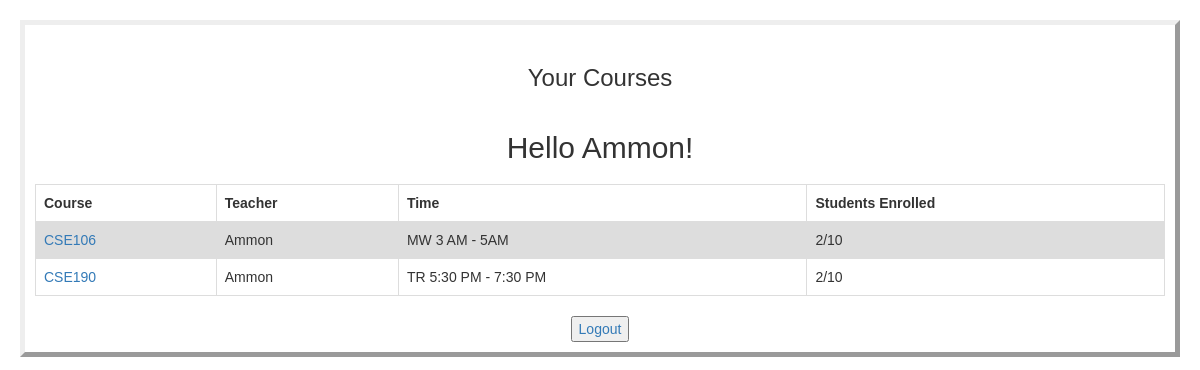
Page /teacher (signed in) on the earlier database version.
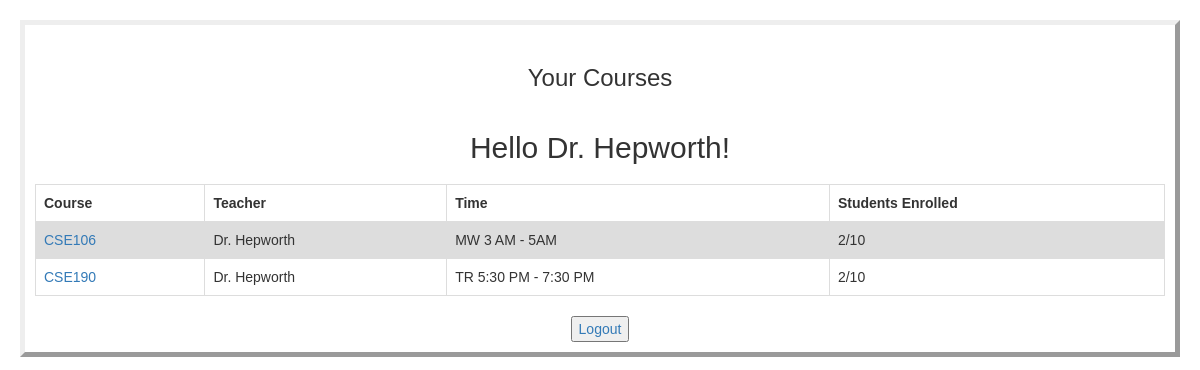
Same page on the later database version.
### app.py (models this page shows)
class Teacher(db.Model):
    id = db.Column('id', db.Integer, primary_key = True)
    name = db.Column('name', db.String(100))
    user_id = db.Column('user_id', db.ForeignKey('user.id'), nullable=False)
    user = db.relationship('User', backref=db.backref('Teacher', uselist=False))

class Courses(db.Model):
    __tablename__ = 'Courses'
    id = db.Column('id', db.Integer, primary_key = True)
    courseName =  db.Column('c_name', db.String(100))
    teacher_id = db.Column('teacher_id', db.ForeignKey('teacher.id'), nullable=False)
    numEnrolled = db.Column('numEnrolled', db.Integer)
    capacity = db.Column('capacity', db.Integer)
    time = db.Column('time', db.String(100))
    teacher = db.relationship('Teacher', backref=db.backref('Courses'))

### app.py (the view)
@app.route('/teacher', methods=['GET', 'POST'])
@login_required
def teacher():
    user = current_user.id
    teach = Teacher.query.filter_by(user_id=user).first()
    courses = getTeacherCourses()
    return render_template('teacher.html', courses=courses, teacher=teach)

### app.py (called while the page is built)
@login_manager.user_loader
def load_user(user_id):
    return User.query.get(int(user_id))

@app.route('/getteachercourses', methods=['GET'])
def getTeacherCourses():
    teacher = Teacher.query.filter_by(user_id=current_user.id).first()
    result = db.session.query(Courses) \
            .join(Teacher, teacher.id==Courses.teacher_id).all()
    teacherCourses = {}
    for course in result:
        teacherCourses.update({course.id:
            {'cName' : course.courseName,
            'tName' : course.teacher.name,
            'time' : course.time,
            'enrolled' : course.numEnrolled,
            'capacity' : course.capacity,
            'id' : course.id
             }
        })
    return teacherCourses

### templates/teacher.html (shortened to what this page needs)
{% extends 'bootstrap/base.html' %}
{% block styles %}
{{super()}}
<link rel="stylesheet" href="{{url_for('.static', filename='mystyle.css')}}">
{% endblock %}
{% block body %}
<body>
<div id="Your Courses" >
  <h3>Your Courses</h3>
  <h2>Hello {{teacher.name}}!</h2>
  <table>
    <thead>
    <tr>
      <th>Course</th>
      <th>Teacher</th>
      <th>Time</th>
      <th>Students Enrolled</th>
    </tr>
    {% for c in courses%}
    <tr>
      <td><a href="/courses/{{courses[c]['id']}}">{{courses[c]['cName']}}</a></td>
      <td>{{courses[c]['tName']}}</td>
      <td>{{courses[c]['time']}}</td>
       <td>{{courses[c]['enrolled']}}/{{courses[c]['capacity']}}</td>
    </tr>
    {% endfor %}
  </table>
</div>
<br>
<button class="button"><a href="{{url_for('logout')}}">Logout</a></button>
</body>
{% endblock %}

### static/mystyle.css (style rules this page uses)
body { font-family: Arial; text-align: center; vertical-align: center; border-width: 5px; border-style: outset; margin: 20px; padding: 10px; }
h1, h2, h3 { padding: 10px; }
.button { text-align: left; }
table { font-family: arial, sans-serif; border-collapse: collapse; width: 100%; }
td, th { border: 1px solid #dddddd; text-align: left; padding: 8px; }
tr:nth-child(even) { background-color: #dddddd; }

Differences in the rows shown:
changed Teacher: name "Ammon" → "Dr. Hepworth"
Other differences:
new list line: "CSE106 MW 3 AM - 5AM"
new list line: "Dr. Hepworth"
new list line: "2 / 10"
new list line: "CSE190 TR 5:30 PM - 7:30 PM"
list line gone: "CSE106 MW 3 AM - 5AM"
list line gone: "Ammon"
list line gone: "2 / 10"
list line gone: "CSE190 TR 5:30 PM - 7:30 PM"
